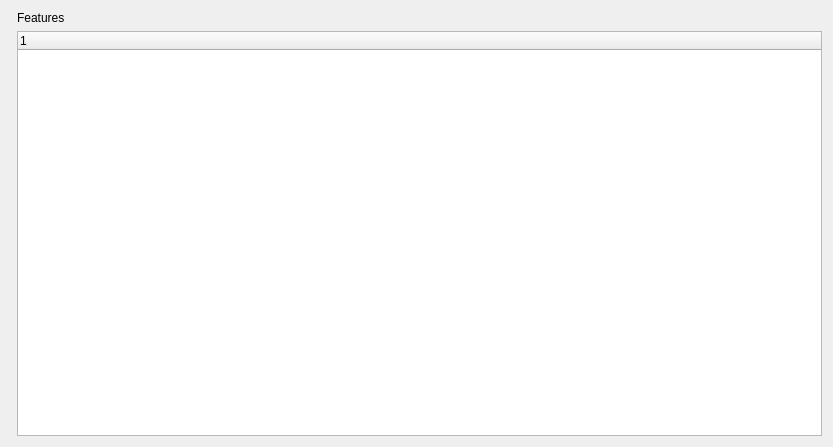
<?xml version="1.0" encoding="UTF-8"?>
<ui version="4.0">
 <class>LunarClubTabWidget</class>
 <widget class="QWidget" name="LunarClubTabWidget">
  <property name="geometry">
   <rect>
    <x>0</x>
    <y>0</y>
    <width>833</width>
    <height>447</height>
   </rect>
  </property>
  <property name="windowTitle">
   <string/>
  </property>
  <layout class="QHBoxLayout" name="horizontalLayout">
   <item>
    <widget class="LunarClubSpecialWidget" name="lunarClubSpecialWidget" native="true"/>
   </item>
   <item>
    <layout class="QVBoxLayout" name="verticalLayout">
     <item>
      <widget class="QLabel" name="lunar_club_label">
       <property name="text">
        <string>Features</string>
       </property>
      </widget>
     </item>
     <item>
      <widget class="QTreeWidget" name="lunar_club_tree">
       <property name="minimumSize">
        <size>
         <width>400</width>
         <height>400</height>
        </size>
       </property>
       <column>
        <property name="text">
         <string notr="true">1</string>
        </property>
       </column>
      </widget>
     </item>
    </layout>
   </item>
  </layout>
 </widget>
 <customwidgets>
  <customwidget>
   <class>LunarClubSpecialWidget</class>
   <extends>QWidget</extends>
   <header>lct.ui.widgets.lunar_club_special_widget</header>
   <container>1</container>
  </customwidget>
 </customwidgets>
 <resources/>
 <connections/>
</ui>
